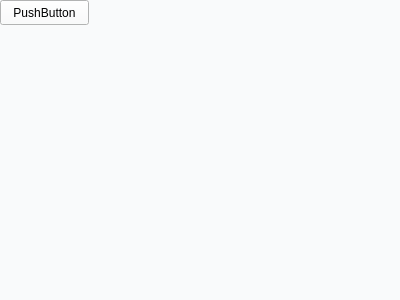
<?xml version="1.0" encoding="UTF-8"?>
<ui version="4.0">
 <class>Form</class>
 <widget class="QWidget" name="Form">
  <property name="geometry">
   <rect>
    <x>0</x>
    <y>0</y>
    <width>400</width>
    <height>300</height>
   </rect>
  </property>
  <property name="windowTitle">
   <string>Form</string>
  </property>
  <property name="styleSheet">
   <string notr="true">background-color: rgb(249, 250, 251)</string>
  </property>
  <widget class="QPushButton" name="pushButton">
   <property name="geometry">
    <rect>
     <x>0</x>
     <y>0</y>
     <width>89</width>
     <height>25</height>
    </rect>
   </property>
   <property name="text">
    <string>PushButton</string>
   </property>
  </widget>
 </widget>
 <resources/>
 <connections/>
</ui>
